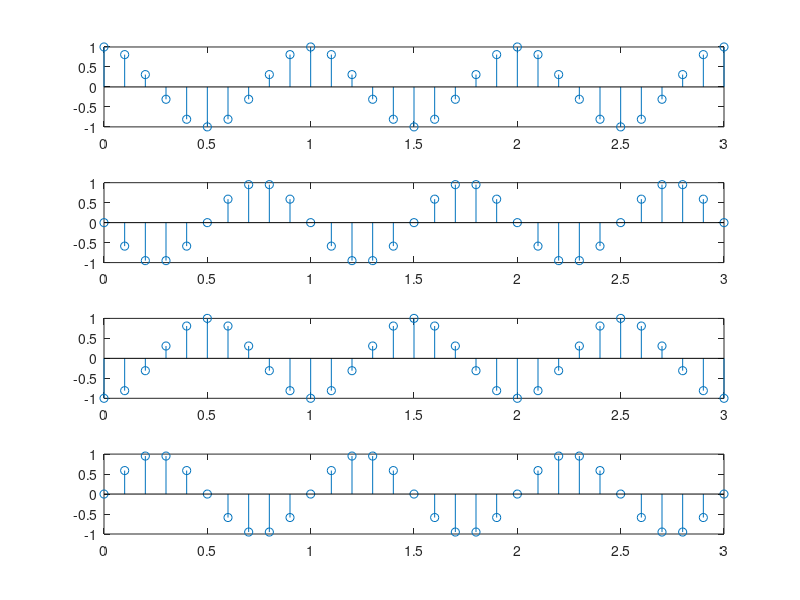

The MATLAB source for this figure:
%%%%%%%%%%%%%%%%%%%%%%%%%%%%%%%%%%%%%%%%%%%%%%%%%%%%%%%%%%%%%%%%%%%%%%%%%%%
% Introduction to Matlab                            
% Audio Signals course
% 2022
% Credits to Federico Borra
% Exercise 4
% %%%%%%%%%%%%%%%%%%%%%%%%%%%%%%%%%%%%%%%%%%%%%%%%%%%%%%%%%%%%%%%%%%%%%%%%%
%% Figures
% Create a figure with 4 subplots stacked vertically
% They contain sinusoids with same frequency but different phases 
% (0, pi/2, pi, 3pi/2)

figure()
N = 4;

f = 1;  % Hz
Fs = 10;  % Hz
duration = 3;
Ts = 1/Fs;  % s
t = 0:Ts:duration;  % time axis

for i = 1:N
    subplot(N, 1, i);
    phi = (i-1)/N * 2 * pi;
    x = cos(t * 2 * pi * f + phi);
    stem(t, x);
end
    